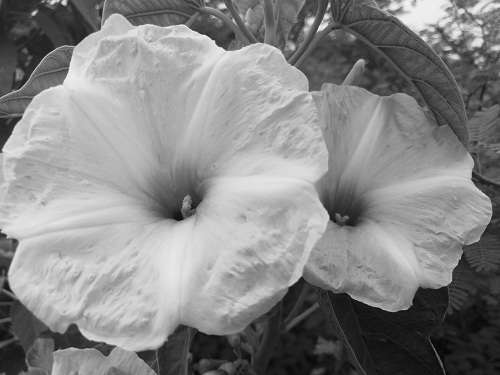
#> input picture change img to binary img/grayscale-image.jpg, 500 x 375 px
$ jupyter execute chnage_original_img_to_binary.ipynb
#> lines starting #> are read from the running program, lines starting #| are printed output that depends on the picture; after the words box and inside, x2 and y2 are one past the last pixel; in counts of white or black regions, pixels touching at a corner belong together
[cell 1]
import cv2
from matplotlib import pyplot as plt
import matplotlib.image as mpimg

# Load the grayscale image
gray_image = cv2.imread("grayscale-image.jpg", cv2.IMREAD_GRAYSCALE)
#> gray_image is the input picture: shape (375, 500); min 0, max 255, mean 134.8

# Apply binary thresholding using a threshold value of 127
threshold_value = 127
thresh, binary_image = cv2.threshold(gray_image, threshold_value, 255, cv2.THRESH_BINARY)
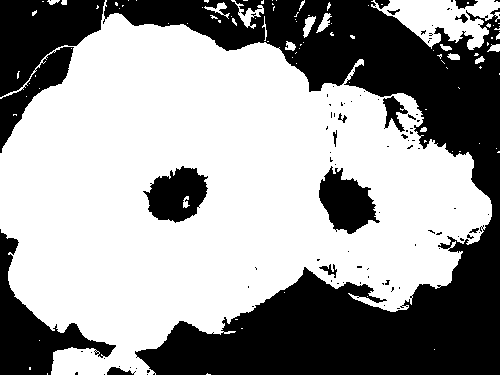
#> binary_image: shape (375, 500); 60.6% white; 92 black regions (76 under 20 px), largest, box (x1, y1, x2, y2) and area: (103, 0, 500, 375) 54199, (0, 0, 105, 153) 8275, (0, 229, 116, 375) 5173
#> thresh = 127

print(binary_image.shape)
#| (375, 500)

# Save the binary image
binary_image_path = "binary-image.jpg"
mpimg.imsave(binary_image_path, binary_image, cmap='gray')

# Display the binary image
plt.imshow(binary_image, cmap='gray')
plt.axis('off')
plt.show()
